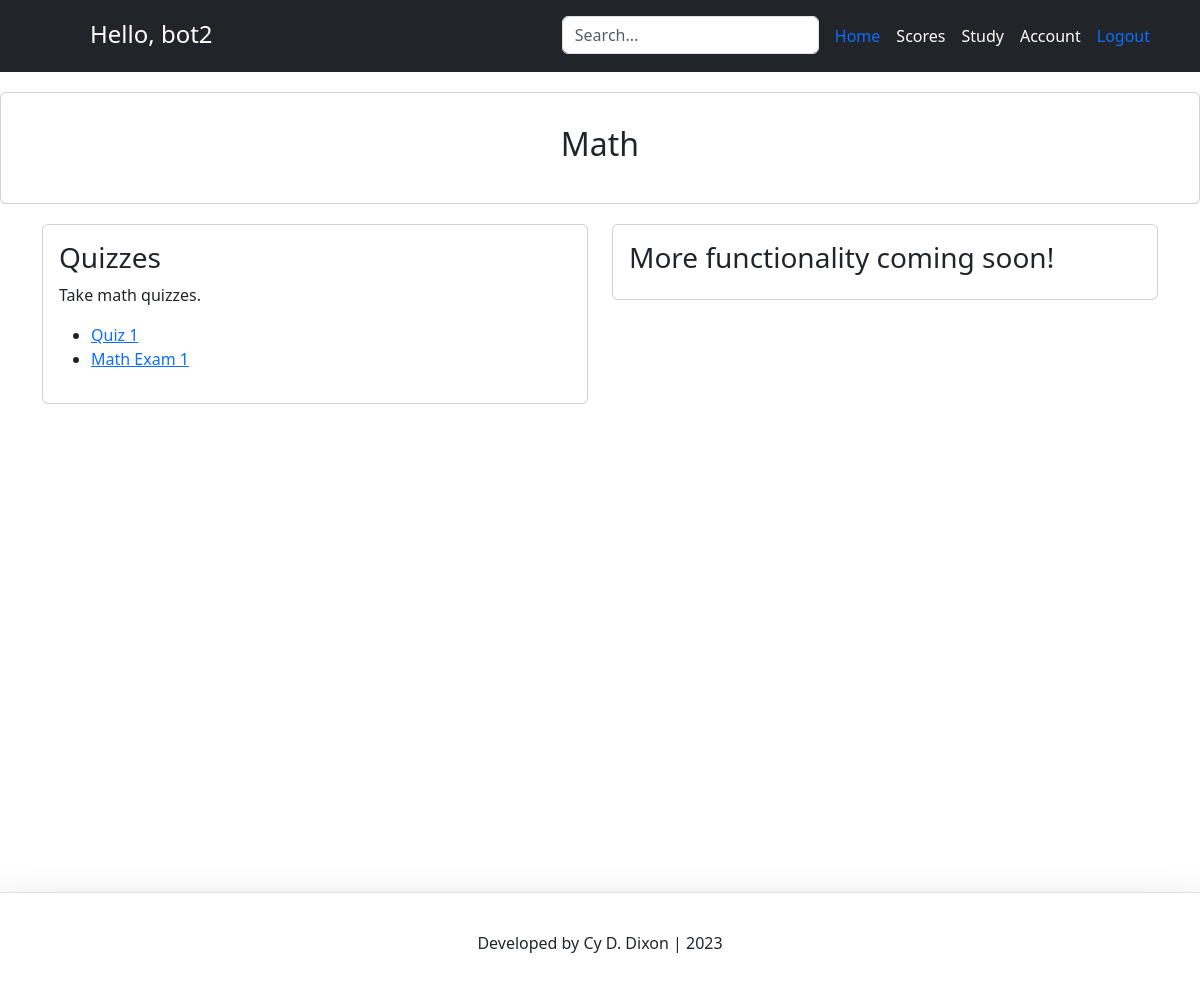
/quiz/math/ (signed in), run on an earlier commit of the app's database.
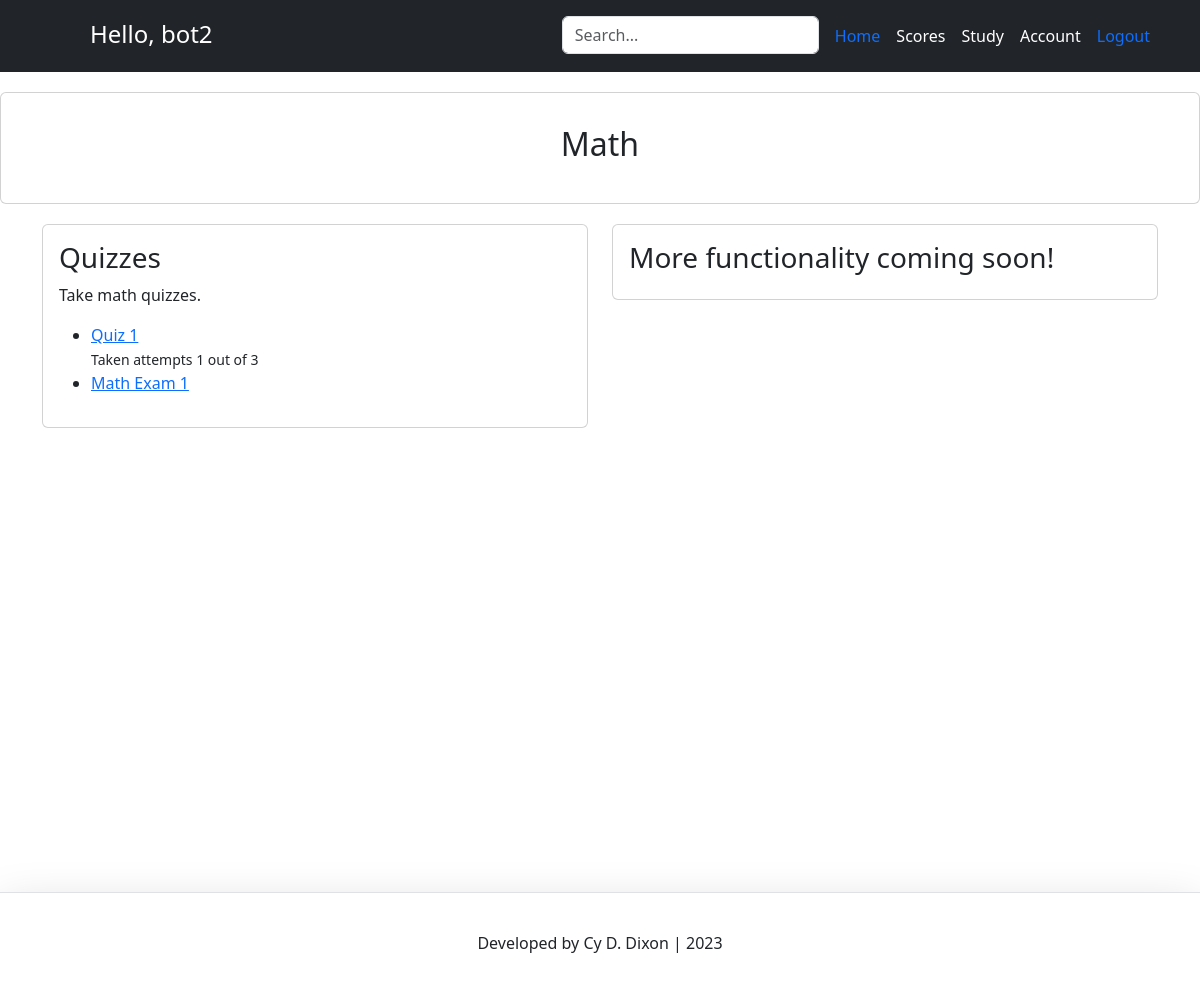
And on a later commit of the database.
### quiz/models.py (models this page shows, shortened)
class Quiz(models.Model):
    name = models.CharField(max_length=255)
    type = models.CharField(max_length=255, default="none")
    description = models.TextField(default="empty")

class QuizTaker(models.Model):
    user = models.ForeignKey(Account, on_delete=models.CASCADE)
    quiz = models.ForeignKey(Quiz, on_delete=models.CASCADE)
    date_taken = models.DateTimeField(auto_now_add=True)
    quiz_score = models.IntegerField(default=0)
    percentage = models.DecimalField(max_digits=3, decimal_places=2, default=0.0)
    attempts = models.IntegerField(default=0)

### quiz/views.py (the view)
# urls.py: path('math/', views.math_view, name='math_page'),
def math_view(request):
    context = {}
    quizzes = Quiz.objects.all()
    user = request.user
    quiz_takers = QuizTaker.objects.all()
    context['quiz_takers'] = quiz_takers
    context['user'] = user
    context['quizzes'] = quizzes
    return render(request, 'math_page.html', context)

### quiz/templates/math_page.html (shortened to what this page needs)
{% extends 'base.html' %}
{% load static %}
{% block content %}
<link rel="stylesheet" href="bootstrap.css" />
<div class="card text-center p-3">
  <div class="card-body">
    <h2 class="card-title">Math</h2>
  </div>
</div>
<div class="container">
  <div class="row">
    <div class="col-sm-6 mb-3 mb-sm-0">
      <div class="card">
        <div class="card-body">
          <h3 class="card-title">Quizzes</h3>
          <p class="card-text">Take math quizzes.</p>
          <ul>
            {% for quiz in quizzes %}
              {% if quiz.type == 'Math' %}
              <li><a href="{% url 'start_quiz' quiz.id %}">{{ quiz.name }}</a></li>
			  {% for taker in quiz_takers %}
				{% if taker.user == user and taker.quiz == quiz %}
					<small> Taken attempts {{ taker.attempts }}  out of 3 </small>
				{% endif %}
			  {% endfor %}
              {% endif %}
            {% endfor %}
          </ul>
        </div>
      </div>
    </div>
    <div class="col-sm-6 mb-3 mb-sm-0">
		<div class="card">
		  <div class="card-body">
			{% if user.is_admin %}
			<h3> Admin Tools </h3>
			<h5 class="card-title"><a href="{% url 'create_quiz' %}">Create Quiz</a> </h5>
			{% else %}
			<h3> More functionality coming soon!</h3>
			{% endif %}
		  </div>
		</div>
	</div>
  </div>
</div>
{% endblock content %}

What changed in the data, as far as the page shows it:
added QuizTaker: attempts "1", shown under Quiz "Quiz 1"
